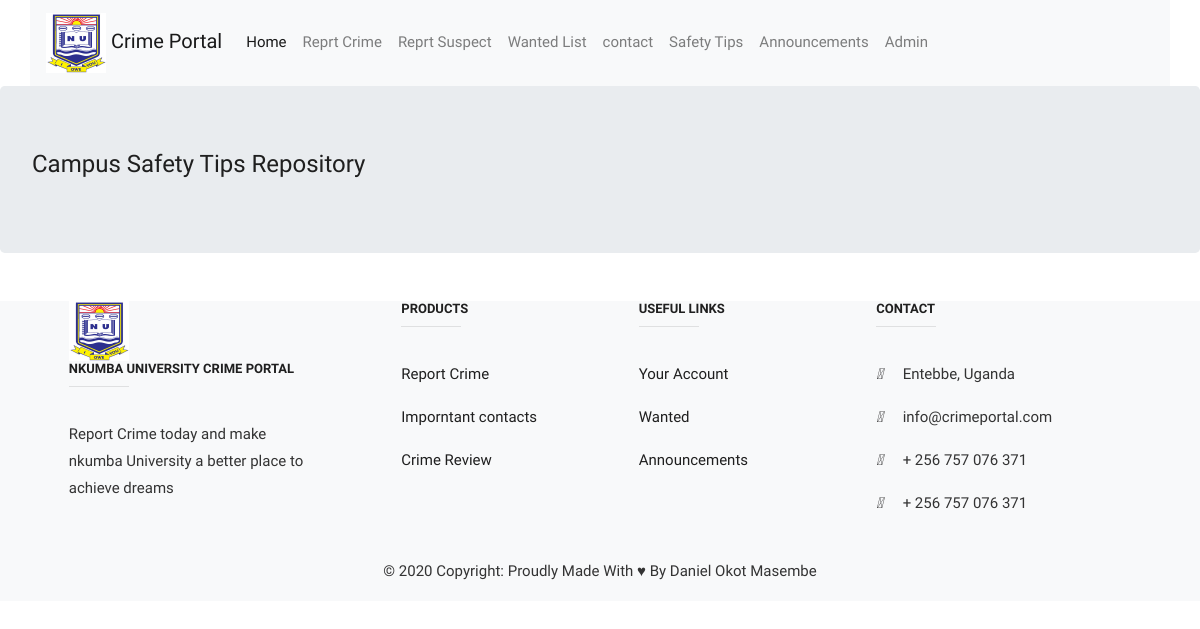
Before: /tips/ with the older database file.
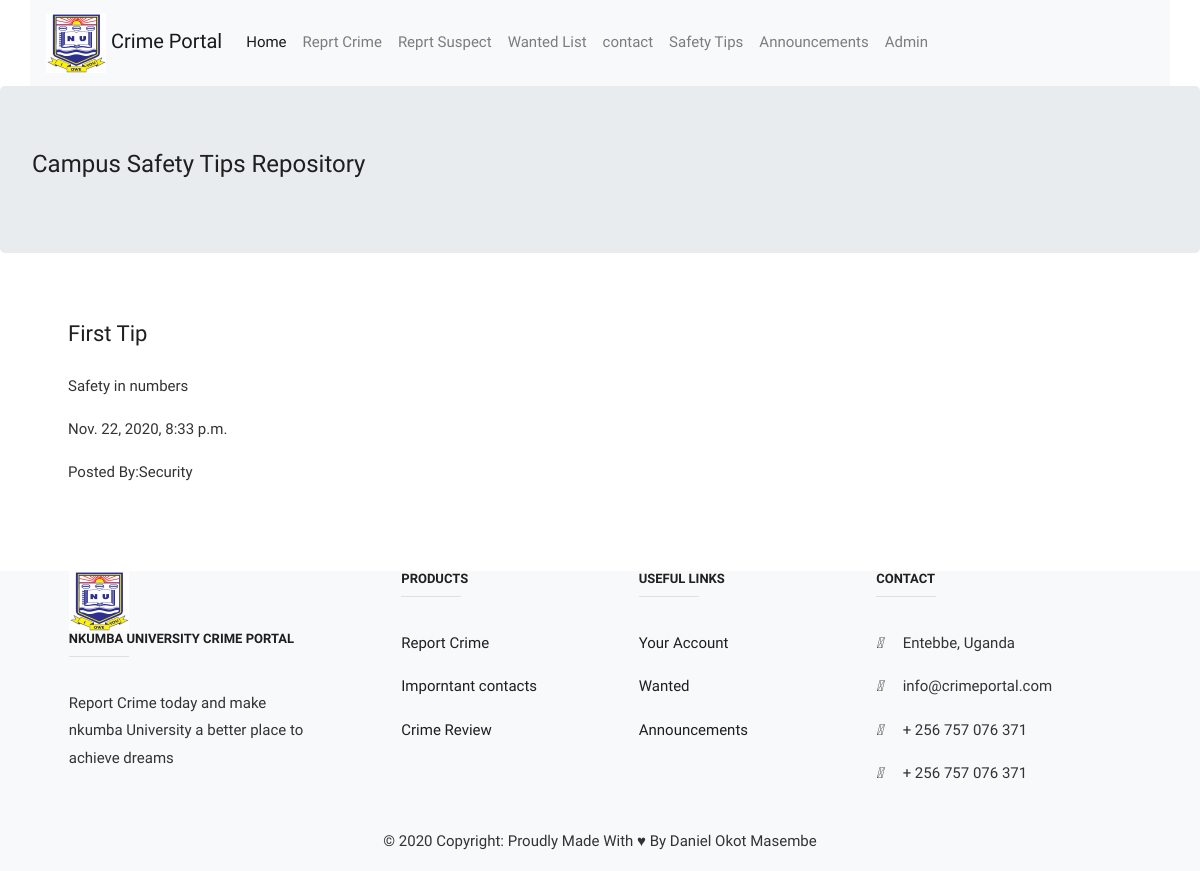
After: the same page with the newer database file.
### administrator/models.py (models this page shows, shortened)
class Tips(models.Model):
    Title = models.CharField(max_length=30, null=True)
    Details = models.TextField(max_length=200, null=True)
    DatePosted = models.DateTimeField(auto_now=True, null=True)
    UserProfession = models.TextField(max_length=200, null=True, choices=Contacts.profession)

### user/views.py (the view)
# urls.py: path('tips/', views.tipsView, name="tips"),
def tipsView(request):
    tipsView = Tips.objects.all()
    return render(request, 'user/tips.html', {'tipsList': tipsView})

### user/templates/user/tips.html
{% extends 'user/base.html'%}
{% block content%}
<div class="container-fluid">
    <div class="row   center jumbotron">
     <h1> Campus Safety Tips Repository </h1>
     </div>
 </div>
 {% for i in tipsList %}
   <div class="container-fluid row ">
         <div class="mr-5 ml-5  card-body">
           <tr>
            <p> <h2> {{i.Title}} </h2>  </p>
            <p> {{i.Details}} </p>
            <p> {{i.DatePosted}} </p>
            <p>Posted By:{{i.UserProfession}}  </p>
    </div>
   </div>
 {% endfor %}
{% endblock content%}

### user/templates/user/base.html (shortened to what this page needs)
{% load static %}
<!DOCTYPE html>
<html lang="en">
    <link rel="stylesheet" href="{% static 'userDashboard/css/bootstrap.min.css' %} ">
    <link rel="stylesheet" href="{% static 'userDashboard/css/style.css' %} ">
    <link rel="stylesheet" href="{% static 'userDashboard/css/versions.css' %}">
    <link rel="stylesheet" href="{% static 'userDashboard/css/responsive.css' %}">
    <link rel="stylesheet" href="{% static 'userDashboard/css/custom.css' %} ">
</head>
<nav class="navbar container  navbar-expand-lg navbar-light bg-light font-large ">
    <a class="navbar-brand" href="{% url 'index' %}"><img class="logo-nu" src="  {% static 'userDashboard/images/logo.jpg' %} "> Crime Portal</a>
    <div class="collapse navbar-collapse" id="navbarColor02">
      <ul class="navbar-nav mr-auto">
        <li class="nav-item active">
          <a class="nav-link" href="{% url 'index' %}">Home <span class="sr-only">(current)</span></a>
        </li>
        <li class="nav-item">
            <a class="nav-link" href="{% url 'reportcrime' %}">Reprt Crime</a>
        </li>
		    <li class="nav-item">
          <a class="nav-link" href="{% url 'reportsuspect' %}">Reprt Suspect</a>
        </li>
		    <li class="nav-item">
          <a class="nav-link" href="{% url 'wanted-list' %}">Wanted List </a>
        </li>
        <li class="nav-item">
          <a class="nav-link" href="{% url 'contact' %}">contact</a>
        </li>
		    <li class="nav-item">
          <a class="nav-link" href="{% url 'tips' %}">Safety Tips</a>
        </li>
        <li class="nav-item">
          <a class="nav-link" href="{% url 'news' %}">Announcements</a>
        </li>
        	<li class="nav-item">
          <a class="nav-link" href="{% url 'administrator' %}">Admin</a>
        </li>
      </ul>
    </div>
  </nav>
{% block content%}
{% endblock content%}
  <footer class=" page-footer font-small bg-light ">
    <div class="container text-center text-md-left mt-5">
      <div class="row mt-3">
        <div class="col-md-3 col-lg-4 col-xl-3 mx-auto mb-4">
        <img class="logo-nu" src="  {% static 'userDashboard/images/logo.jpg' %} ">
          <h6 class="text-uppercase font-weight-bold">Nkumba University Crime Portal</h6>
          <hr class="green accent-2 mb-4 mt-0 d-inline-block mx-auto" style="width: 60px;">
          <p>Report Crime today and make nkumba University a better place to achieve dreams  </p>
        </div>
        <div class="col-md-2 col-lg-2 col-xl-2 mx-auto mb-4">
          <h6 class="text-uppercase font-weight-bold">Products</h6>
          <hr class="green accent-2 mb-4 mt-0 d-inline-block mx-auto" style="width: 60px;">
          <p>
            <a href="#!">Report Crime</a>
          </p>
          <p>
            <a href="#!">Imporntant contacts</a>
          </p>
          <p>
            <a href="#!">Crime  Review</a>
          </p>
        </div>
        <div class="col-md-3 col-lg-2 col-xl-2 mx-auto mb-4">
          <h6 class="text-uppercase font-weight-bold">Useful links</h6>
          <hr class=" accent-2 mb-4 mt-0 d-inline-block mx-auto" style="width: 60px;">
          <p>
            <a href="#">Your Account</a>
          </p>
          <p>
            <a href="#">Wanted</a>
          </p>
          <p>
            <a href="#">Announcements</a>
          </p>
        </div>
        <div class="col-md-4 col-lg-3 col-xl-3 mx-auto mb-md-0 mb-4">
          <h6 class="text-uppercase font-weight-bold">Contact</h6>
          <hr class=" accent-2 mb-4 mt-0 d-inline-block mx-auto" style="width: 60px;">
          <p>
            <i class="fas fa-home mr-3"></i> Entebbe, Uganda</p>
          <p>
            <i class="fas fa-envelope mr-3"></i> info@crimeportal.com</p>
          <p>
            <i class="fas fa-phone mr-3"></i> + 256 757 076 371 </p>
          <p>
            <i class="fas fa-print mr-3"></i> + 256 757 076 371 </p>
        </div>
      </div>
    </div>
    <div class="footer-copyright text-center py-3">© 2020 Copyright:
      Proudly Made With &hearts; By Daniel Okot Masembe
    </div>
  </footer>
</body>
</html>

### static/userDashboard/css/style.css (style rules this page uses)
html, body { height: 100%; }
a { color: #1f1f1f; text-decoration: none !important; outline: none !important; -webkit-transition: all .3s ease-in-out; -moz-transition: all .3s ease-in-out; -ms-transition: all .3s ease-in-out; -o-transition: all .3s ease-in-out; transition: all .3s ease-in-out; }
h1, h2, h3, h4, h5, h6 { letter-spacing: 0; font-weight: normal; position: relative; padding: 0 0 10px 0; font-weight: normal; line-height: 120% !important; color: #1f1f1f; margin: 0 }
h1 { font-size: 24px }
h2 { font-size: 22px }
h6 { font-size: 13px }
a { color: #1f1f1f; text-decoration: none; outline: none; }
a, .btn { text-decoration: none !important; outline: none !important; -webkit-transition: all .3s ease-in-out; -moz-transition: all .3s ease-in-out; -ms-transition: all .3s ease-in-out; -o-transition: all .3s ease-in-out; transition: all .3s ease-in-out; }

### user/templates/user/base.html (style rules this page uses)
.logo-nu { height: 60px; width: 60px; }

Changed rows visible on the page:
added Tips: Title "First Tip", Details "Safety in numbers", DatePosted "Nov. 22, 2020, 8:33 p.m.", UserProfession "Security"
